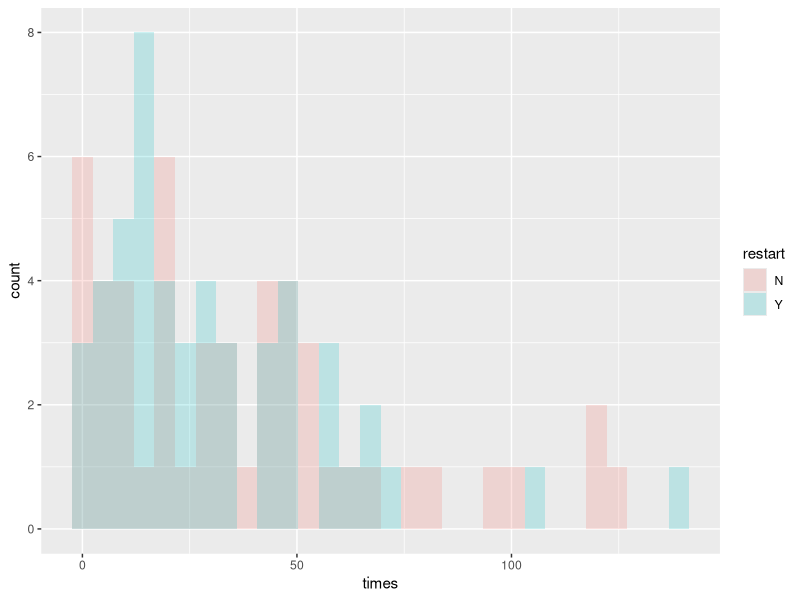

Generate this figure with R:
library(ggplot2)
trap.base.times.no.restart <- read.csv("50runs-norestart.dat",header=FALSE)
trap.base.times.restart <- read.csv("50runs.dat",header=FALSE)

trap.base <- data.frame( restart=c(rep('Y',length(trap.base.times.restart$V1)),rep('N',length(trap.base.times.no.restart$V1))),
                        times=c(trap.base.times.restart$V1,trap.base.times.no.restart$V1) )
ggplot(trap.base, aes(x=times, fill=restart)) + geom_histogram(alpha=0.2, position="identity")
